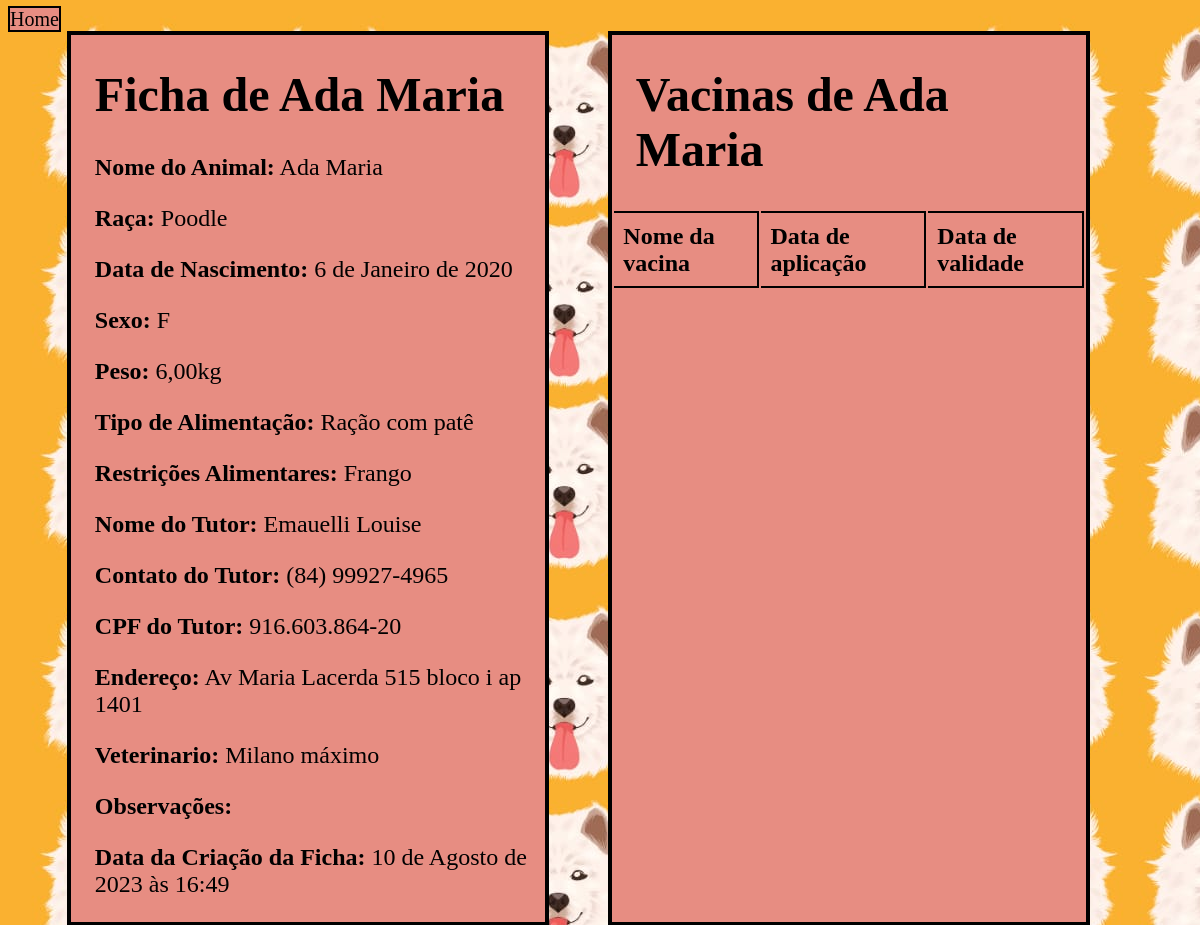
Screenshot of /mostrar_ficha/Ada Maria (signed in) with the database file from the repository.
### ficha/models.py (models this page shows, shortened)
class FichaDog(models.Model):
    nome = models.CharField(max_length=100, primary_key=True)
    raca = models.CharField(max_length=100)
    data_de_nascimento =  models.DateField()
    sexo = models.CharField(max_length=1, choices=(('M', 'Macho'), ('F', 'Fêmea')))
    peso = models.DecimalField(max_digits=5, decimal_places=2)
    tipo_alimentacao = models.CharField(max_length=100)
    restricoes_alimentares = models.CharField(max_length=100, blank=True, null=True)
    nome_tutor = models.CharField(max_length=100,blank=True)
    contato_tutor = models.CharField(max_length=100)
    cpf_tutor = models.CharField(max_length=14)
    endereco = models.CharField(max_length=100,blank=True, null=True)
    veterinario = models.CharField(max_length=100,blank=True, null=True)
    observacoes = models.TextField(blank=True, null=True)
    data = models.DateTimeField(auto_now_add=True)
    class Meta:
            db_table = 'Ficha_Dog'

### ficha/views.py (the view)
# urls.py: path('mostrar_ficha/<str:nome>', views.mostrar_ficha, name='mostrar_ficha'),
@login_required(login_url="/auth/login/")
def mostrar_ficha(request, nome):
    validade = []
    try:
        animal = FichaDog.objects.get(nome=nome)
        vacina = VacinaAnimal.objects.filter(pet=nome).all()
        for vacina_animal in vacina:
            dias = vacina_animal.vacina.nova_dose
            validade = vacina_animal.data_administracao + timedelta(days=dias)
    except FichaDog.DoesNotExist:
        return HttpResponse("Animal não encontrado")
    else:
        return render(request, 'mostrar_ficha.html', {'animal': animal, 'vacina':vacina, 'validade':validade})

### ficha/templates/mostrar_ficha.html (shortened to what this page needs)
<!DOCTYPE html>
<html>
<head>
    {% load static %}
</head>
<body>
    <a class="home" href="{% url 'home' %}">Home</a>
<div class="corpo">
    <div class='form'>
        <h1>Ficha de {{animal.nome}}</h1>
        <p><strong>Nome do Animal:</strong> {{ animal.nome }}</p>
        <p><strong>Raça:</strong> {{ animal.raca }}</p>
        <p><strong>Data de Nascimento:</strong> {{ animal.data_de_nascimento }}</p>
        <p><strong>Sexo:</strong> {{ animal.sexo }}</p>
        <p><strong>Peso:</strong> {{ animal.peso }}kg</p>
        <p><strong>Tipo de Alimentação:</strong> {{ animal.tipo_alimentacao }}</p>
        <p><strong>Restrições Alimentares:</strong> {{ animal.restricoes_alimentares }}</p>
        <p><strong>Nome do Tutor:</strong> {{ animal.nome_tutor }}</p>
        <p><strong>Contato do Tutor:</strong> {{ animal.contato_tutor }}</p>
        <p><strong>CPF do Tutor:</strong> {{ animal.cpf_tutor }}</p>
        <p><strong>Endereço:</strong> {{ animal.endereco }}</p>
        <p><strong>Veterinario:</strong> {{ animal.veterinario }}</p>
        <p><strong>Observações:</strong> {{ animal.observacoes }}</p>
        <p><strong>Data da Criação da Ficha:</strong> {{ animal.data }}</p>
    </div>
    <div class='form'>
        <table class="table">
            <h1>Vacinas de {{animal.nome}} </h1>
            <thead>
            <tr>
                <th>Nome da vacina</th>
                <th>Data de aplicação</th>
                <th>Data de validade</th>
            </tr>
            </thead>
        </table>
    </div>
</div>
</body>
</html>

### ficha/templates/mostrar_ficha.html (style rules this page uses)
body { background-image: url('/static/img/fundo.jpeg'); }
.form { height: auto; border: 4px solid black; width: 40%; margin-left: 5%; background-color: rgb(231, 141, 130); font-size: x-large; }
p { margin-left: 5%; }
.home { font-size: 20px; text-decoration: none; color: black; border: 2px solid black; background-color: rgb(231, 141, 130); text-align: center; }
h1 { margin-left: 5%; }
.corpo { display:flex; }
th, td { padding: 2%; text-align: left; border-top: 2px solid black; border-bottom: 2px solid black; border-right: 2px solid black; }

### rows the page displays
FichaDog: nome "Ada Maria", raca "Poodle", data_de_nascimento "6 de Janeiro de 2020", sexo "F", peso "6,00", tipo_alimentacao "Ração com patê", restricoes_alimentares "Frango", nome_tutor "Emauelli Louise", contato_tutor "(84) 99927-4965", cpf_tutor "916.603.864-20", endereco "Av Maria Lacerda 515 bloco i ap 1401", veterinario "Milano máximo", data "10 de Agosto de 2023 às 16:49"
